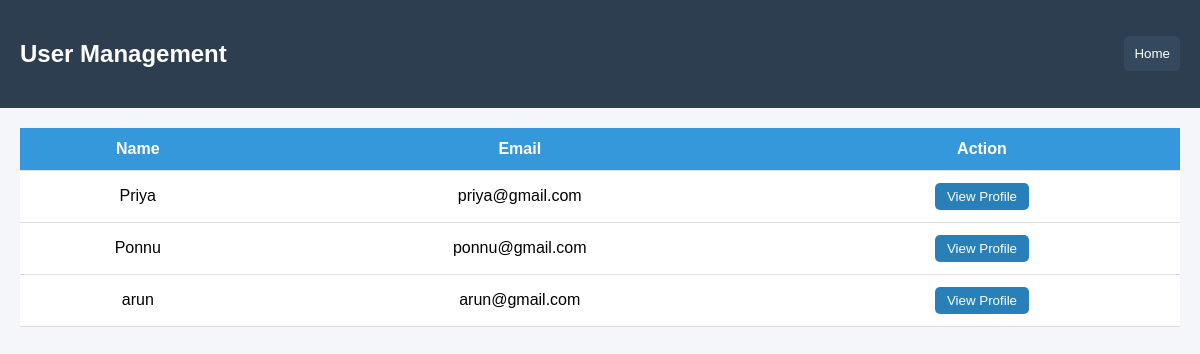
/users/, run on the app's committed database.
### bookingwebsite/models.py (models this page shows, shortened)
class User(AbstractBaseUser, PermissionsMixin):
    email = models.EmailField(unique=True)
    name = models.CharField(max_length=255)
    dob = models.DateField(null=True, blank=True)
    gender = models.CharField(max_length=10, null=True, blank=True)
    address = models.TextField(null=True, blank=True)
    contactno = models.CharField(max_length=15, null=True, blank=True)
    is_active = models.BooleanField(default=True)
    is_staff = models.BooleanField(default=False)
    is_admin = models.BooleanField(default=False)
    date_joined = models.DateTimeField(default=timezone.now)
    objects = UserManager()
    USERNAME_FIELD = 'email'
    REQUIRED_FIELDS = []

### bookingwebsite/views.py (the view)
# urls.py: path('users/', views.users, name='users'),
def users(request):
    all_users = User.objects.filter(is_superuser=False)  # ✅ exclude admin
    return render(request, 'viewuser_list.html', {
        'users': all_users
    })

### bookingwebsite/templates/viewuser_list.html (shortened to what this page needs)
<!DOCTYPE html>
<html lang="en">
<head>
</head>
<body>
<div class="header">
    <h2>User Management</h2>
<div>
    <a href="{% url 'dashboard' %}">
        <button class="back-btn">Home</button>
    </a>
</div>
</div>
<div class="container">
<table>
<tr>
    <th>Name</th>
    <th>Email</th>
    <th>Action</th>
</tr>
{% for user in users %}
<tr>
    <td>{{ user.name }}</td>
    <td>{{ user.email }}</td>
<td>
    <a href="{% url 'user_details' user.id %}">
        <button class="btn view-btn">View Profile</button>
    </a>
</td>
</tr>
{% empty %}
<tr>
    <td colspan="3">No users found</td>
</tr>
{% endfor %}
</table>
</div>
</body>
</html>

### bookingwebsite/templates/viewuser_list.html (style rules this page uses)
body { font-family: Arial; margin: 0; background: #f4f6f9; }
.header { display: flex; justify-content: space-between; align-items: center; background: #2c3e50; color: white; padding: 20px; }
.header div { display: flex; gap: 10px; }
.container { padding: 20px; }
.back-btn { background: #34495e; padding: 10px; border: none; border-radius: 5px; color: white; cursor: pointer; }
table { width: 100%; border-collapse: collapse; background: white; }
th, td { padding: 12px; border-bottom: 1px solid #ddd; text-align: center; }
th { background: #3498db; color: white; }
.btn { padding: 6px 12px; border: none; border-radius: 5px; cursor: pointer; color: white; }
.view-btn { background: #2980b9; }

### data on the page
User: name "Priya", email "priya@gmail.com"
User: name "Ponnu", email "ponnu@gmail.com"
User: name "arun", email "arun@gmail.com"
